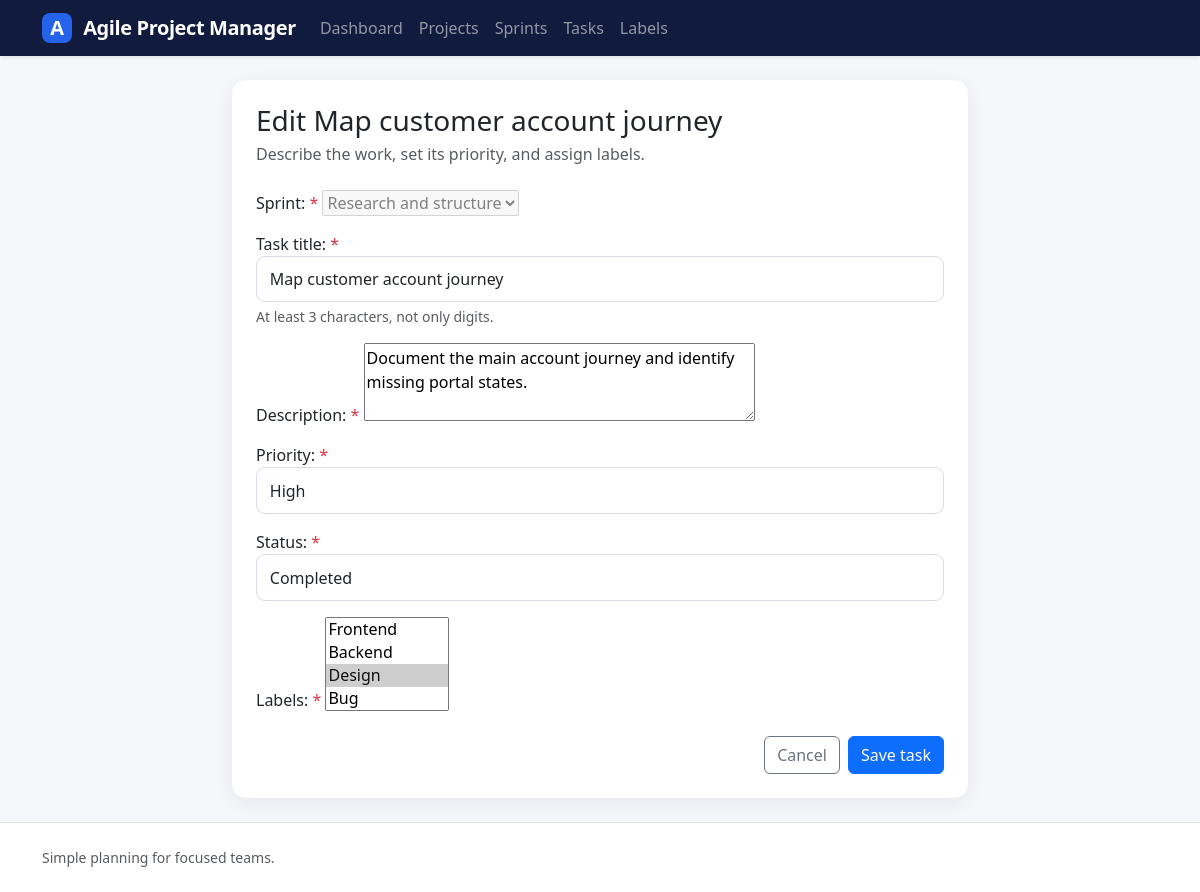
The app's page /tasks/1/edit/ with its own data.
### tasks/models.py (models this page shows)
class Task(models.Model):
    class PriorityChoices(models.TextChoices):
        LOW = 'LOW'
        MEDIUM = 'MEDIUM'
        HIGH = 'HIGH'
    sprint = models.ForeignKey(Sprint, on_delete=models.CASCADE)
    title = models.CharField(
        max_length=100,
        validators=[MinLengthValidator(3)],
    )
    description = models.TextField(max_length=500)
    priority = models.CharField(choices=PriorityChoices.choices, max_length=10)
    status = models.CharField(choices=Sprint.StatusChoices.choices, max_length=10)
    created_at = models.DateTimeField(auto_now_add=True)
    updated_at = models.DateTimeField(auto_now=True)
    labels = models.ManyToManyField(Label)

### tasks/views.py (the view)
# urls.py: path('edit/', TaskUpdateView.as_view(), name='update'),
class TaskUpdateView(UpdateView):
    model = Task
    template_name = 'tasks/task_form.html'
    form_class = TaskUpdateForm
    success_url = reverse_lazy('tasks:list')

### tasks/forms.py
class TaskUpdateForm(TaskBaseForm):
    def __init__(self, *args, **kwargs):
        super().__init__(*args, **kwargs)
        self.fields["sprint"].disabled = True

### sprints/models.py (called while the page is built)
    def __str__(self):
        return self.name

### tasks/models.py (called while the page is built)
    def __str__(self):
        return self.name

### templates/tasks/task_form.html (shortened to what this page needs)
{% extends "base.html" %}
{% block content %}
    <div class="row justify-content-center">
        <div class="col-lg-8">
            <div class="card">
                <div class="card-body p-4">
                    <h1 class="h3 mb-1">
                        {% if task %}
                            Edit
                            {{ task.title }}
                        {% elif sprint %}
                            Create task for
                            {{ sprint.name }}
                        {% else %}
                            Create a task
                        {% endif %}
                    </h1>
                    <p class="text-muted mb-4">
                        Describe the work, set its priority, and assign labels.
                    </p>
                    <form method="post">
                        {% include "partials/_form_fields.html" %}
                        <div class="d-flex justify-content-end gap-2 mt-4">
                            <a class="btn btn-outline-secondary" href="{% if sprint %}{% url 'sprints:detail' sprint.pk %}{% elif task %}{% url 'tasks:detail' task.pk %}{% else %}{% url 'tasks:list' %}{% endif %}">
                                Cancel
                            </a>
                            <button class="btn btn-primary" type="submit">
                                Save task
                            </button>
                        </div>
                    </form>
                </div>
            </div>
        </div>
    </div>
{% endblock %}

### templates/partials/_form_fields.html (shortened to what this page needs)
{% for field in form %}
    <div class="mb-3">
        {{ field.label_tag }}
        {% if field.field.required %}
            <span class="text-danger" aria-hidden="true">
                *
            </span>
        {% endif %}
        {{ field }}
        {% if field.help_text %}
            <div class="form-text">
                {{ field.help_text }}
            </div>
        {% endif %}
    </div>
{% endfor %}

### static/css/style.css (style rules this page uses)
:root { --navy: #101b3d; --navy-light: #1b2b58; --blue: #2563eb; --page-bg: #f5f7fb; --ink: #172033; }
body { background: var(--page-bg); color: var(--ink); min-height: 100vh; display: flex; flex-direction: column; }
.card, .stat-card { border: 0; border-radius: 14px; box-shadow: 0 5px 20px rgba(16, 27, 61, .07); }
.form-control, .form-select { border-color: #d6dce8; border-radius: 9px; padding: .65rem .8rem; }

### records on screen
Task: title "Map customer account journey", form "Research and structure" "Map customer account journey" "Document the main account journey and identify missing portal states." "High" "Completed"

### other values on screen
{{ field.label_tag }} "Sprint:" "Task title:" "Description:" "Priority:" "Status:" "Labels:"
{{ field.help_text }} "At least 3 characters, not only digits."
